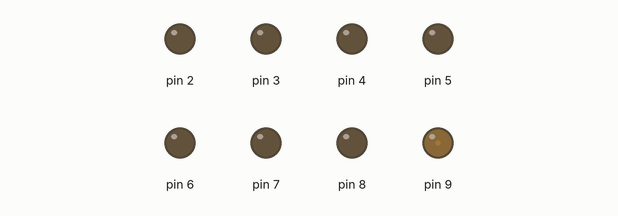
Simulated run of this sketch. Board: Arduino Uno, built with avr-gcc and run on an emulated ATmega328P. Parts: output pins drawn as LEDs (lit = HIGH).

Above: at 0.15 s.
At 0.75 s:
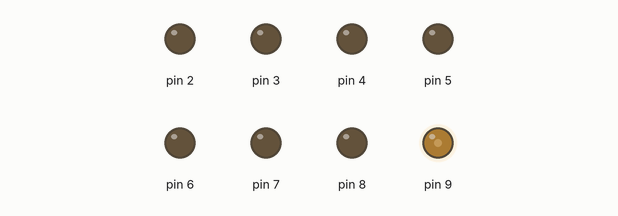
At 1.35 s:
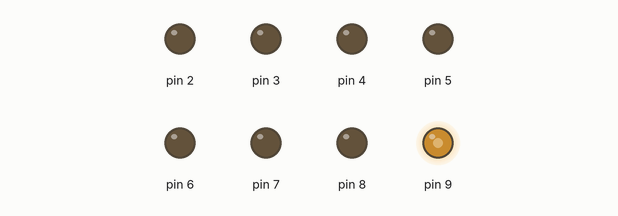
At 2.6 s:
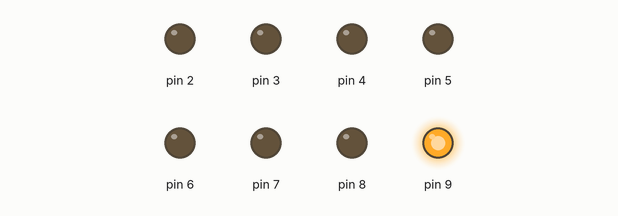
Timing chart, 0 to 4.1 s (numbered marks = the images above):
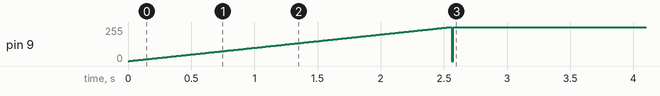

The sketch:

ControlandoVoltaje_LEDS_.ino
```cpp
void setup() {
Serial.begin(9600);
  pinMode(2,OUTPUT);
  pinMode(3,OUTPUT);
  pinMode(4,OUTPUT);
  pinMode(5,OUTPUT);
  pinMode(6,OUTPUT);
  pinMode(7,OUTPUT);
  pinMode(8,OUTPUT);
  pinMode(9,OUTPUT);
}

void loop() {
   for(int i=0; i<=255; i++){
   analogWrite(9,i);
   delay(10);
   }
   for(int i=0; i<=255; i--){
   analogWrite(9,i);
   delay(10);
   }
}
```
